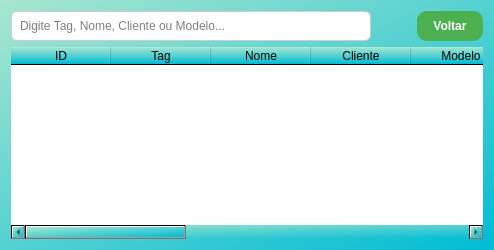
<?xml version="1.0" encoding="UTF-8"?>
<ui version="4.0">
 <class>ConsultaWidget</class>
 <widget class="QWidget" name="ConsultaWidget">
  <property name="windowTitle">
   <string>CONSULTA DE EQUIPAMENTOS</string>
  </property>
  <property name="styleSheet">
   <string notr="true"><![CDATA[
    QWidget {
      background: qlineargradient(spread:pad, x1:0, y1:0, x2:1, y2:1, stop:0 #a8e6cf, stop:1 #00bcd4);
      font-size: 12px;
    }
    QLabel { color: #0f3d3e; font-weight: 600; }
    QPushButton { background-color: #4CAF50; color: white; border-radius: 10px; padding: 8px 16px; font-weight: 600; }
    QPushButton:hover { background-color: #45a049; }
    QLineEdit { background-color: #ffffff; border: 1px solid #ccc; border-radius: 6px; padding: 6px; }
    QTableWidget { background-color: #ffffff; border-radius: 6px; }
   ]]></string>
  </property>

  <layout class="QVBoxLayout" name="vertical">
   <item>
    <layout class="QHBoxLayout" name="hl_top">
     <item>
      <widget class="QLineEdit" name="input_busca">
       <property name="placeholderText">
        <string>Digite Tag, Nome, Cliente ou Modelo...</string>
       </property>
       <property name="minimumSize"><size><width>360</width><height>30</height></size></property>
      </widget>
     </item>
     <item><spacer name="sp"><property name="orientation"><enum>Qt::Horizontal</enum></property><property name="sizeHint"><size><width>40</width><height>20</height></size></property></spacer></item>
     <item><widget class="QPushButton" name="btn_voltar_consulta"><property name="text"><string>Voltar</string></property></widget></item>
    </layout>
   </item>

   <item>
    <widget class="QTableWidget" name="table_resultados">
     <property name="columnCount"><number>11</number></property>
     <column><property name="text"><string>ID</string></property></column>
     <column><property name="text"><string>Tag</string></property></column>
     <column><property name="text"><string>Nome</string></property></column>
     <column><property name="text"><string>Cliente</string></property></column>
     <column><property name="text"><string>Modelo</string></property></column>
     <column><property name="text"><string>Descrição</string></property></column>
     <column><property name="text"><string>Tipo</string></property></column>
     <column><property name="text"><string>Status</string></property></column>
     <column><property name="text"><string>Prioridade</string></property></column>
     <column><property name="text"><string>Próx. Manut.</string></property></column>
     <column><property name="text"><string>Data Cad.</string></property></column>
    </widget>
   </item>
  </layout>
 </widget>
 <resources/>
 <connections/>
</ui>
